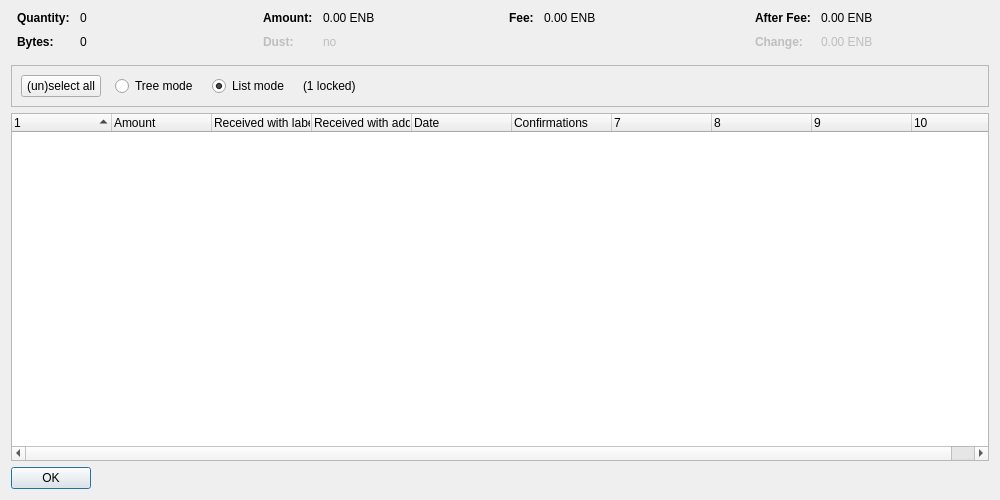
<?xml version="1.0" encoding="UTF-8"?>
<ui version="4.0">
 <class>CoinControlDialog</class>
 <widget class="QDialog" name="CoinControlDialog">
  <property name="geometry">
   <rect>
    <x>0</x>
    <y>0</y>
    <width>1000</width>
    <height>500</height>
   </rect>
  </property>
  <property name="windowTitle">
   <string>Coin Selection</string>
  </property>
  <layout class="QVBoxLayout" name="verticalLayout">
   <item>
    <layout class="QHBoxLayout" name="horizontalLayoutTop" stretch="0,0,0,0">
     <property name="topMargin">
      <number>0</number>
     </property>
     <property name="bottomMargin">
      <number>10</number>
     </property>
     <item>
      <layout class="QFormLayout" name="formLayoutCoinControl1">
       <property name="horizontalSpacing">
        <number>10</number>
       </property>
       <property name="verticalSpacing">
        <number>10</number>
       </property>
       <property name="leftMargin">
        <number>6</number>
       </property>
       <property name="rightMargin">
        <number>6</number>
       </property>
       <item row="0" column="0">
        <widget class="QLabel" name="labelCoinControlQuantityText">
         <property name="font">
          <font>
           <weight>75</weight>
           <bold>true</bold>
          </font>
         </property>
         <property name="text">
          <string>Quantity:</string>
         </property>
        </widget>
       </item>
       <item row="0" column="1">
        <widget class="QLabel" name="labelCoinControlQuantity">
         <property name="cursor">
          <cursorShape>IBeamCursor</cursorShape>
         </property>
         <property name="contextMenuPolicy">
          <enum>Qt::ActionsContextMenu</enum>
         </property>
         <property name="text">
          <string notr="true">0</string>
         </property>
         <property name="textInteractionFlags">
          <set>Qt::LinksAccessibleByMouse|Qt::TextSelectableByKeyboard|Qt::TextSelectableByMouse</set>
         </property>
        </widget>
       </item>
       <item row="1" column="0">
        <widget class="QLabel" name="labelCoinControlBytesText">
         <property name="font">
          <font>
           <weight>75</weight>
           <bold>true</bold>
          </font>
         </property>
         <property name="text">
          <string>Bytes:</string>
         </property>
        </widget>
       </item>
       <item row="1" column="1">
        <widget class="QLabel" name="labelCoinControlBytes">
         <property name="cursor">
          <cursorShape>IBeamCursor</cursorShape>
         </property>
         <property name="contextMenuPolicy">
          <enum>Qt::ActionsContextMenu</enum>
         </property>
         <property name="text">
          <string notr="true">0</string>
         </property>
         <property name="textInteractionFlags">
          <set>Qt::LinksAccessibleByMouse|Qt::TextSelectableByKeyboard|Qt::TextSelectableByMouse</set>
         </property>
        </widget>
       </item>
      </layout>
     </item>
     <item>
      <layout class="QFormLayout" name="formLayoutCoinControl2">
       <property name="horizontalSpacing">
        <number>10</number>
       </property>
       <property name="verticalSpacing">
        <number>10</number>
       </property>
       <property name="leftMargin">
        <number>6</number>
       </property>
       <property name="rightMargin">
        <number>6</number>
       </property>
       <item row="0" column="0">
        <widget class="QLabel" name="labelCoinControlAmountText">
         <property name="font">
          <font>
           <weight>75</weight>
           <bold>true</bold>
          </font>
         </property>
         <property name="text">
          <string>Amount:</string>
         </property>
        </widget>
       </item>
       <item row="0" column="1">
        <widget class="QLabel" name="labelCoinControlAmount">
         <property name="cursor">
          <cursorShape>IBeamCursor</cursorShape>
         </property>
         <property name="contextMenuPolicy">
          <enum>Qt::ActionsContextMenu</enum>
         </property>
         <property name="text">
          <string notr="true">0.00 ENB</string>
         </property>
         <property name="textInteractionFlags">
          <set>Qt::LinksAccessibleByMouse|Qt::TextSelectableByKeyboard|Qt::TextSelectableByMouse</set>
         </property>
        </widget>
       </item>
       <item row="1" column="0">
        <widget class="QLabel" name="labelCoinControlLowOutputText">
         <property name="enabled">
          <bool>false</bool>
         </property>
         <property name="font">
          <font>
           <weight>75</weight>
           <bold>true</bold>
          </font>
         </property>
         <property name="text">
          <string>Dust:</string>
         </property>
        </widget>
       </item>
       <item row="1" column="1">
        <widget class="QLabel" name="labelCoinControlLowOutput">
         <property name="enabled">
          <bool>false</bool>
         </property>
         <property name="cursor">
          <cursorShape>IBeamCursor</cursorShape>
         </property>
         <property name="contextMenuPolicy">
          <enum>Qt::ActionsContextMenu</enum>
         </property>
         <property name="text">
          <string notr="true">no</string>
         </property>
         <property name="textInteractionFlags">
          <set>Qt::LinksAccessibleByMouse|Qt::TextSelectableByKeyboard|Qt::TextSelectableByMouse</set>
         </property>
        </widget>
       </item>
      </layout>
     </item>
     <item>
      <layout class="QFormLayout" name="formLayoutCoinControl3">
       <property name="horizontalSpacing">
        <number>10</number>
       </property>
       <property name="verticalSpacing">
        <number>10</number>
       </property>
       <property name="leftMargin">
        <number>6</number>
       </property>
       <property name="rightMargin">
        <number>6</number>
       </property>
       <item row="0" column="0">
        <widget class="QLabel" name="labelCoinControlFeeText">
         <property name="font">
          <font>
           <weight>75</weight>
           <bold>true</bold>
          </font>
         </property>
         <property name="text">
          <string>Fee:</string>
         </property>
        </widget>
       </item>
       <item row="0" column="1">
        <widget class="QLabel" name="labelCoinControlFee">
         <property name="cursor">
          <cursorShape>IBeamCursor</cursorShape>
         </property>
         <property name="contextMenuPolicy">
          <enum>Qt::ActionsContextMenu</enum>
         </property>
         <property name="text">
          <string notr="true">0.00 ENB</string>
         </property>
         <property name="textInteractionFlags">
          <set>Qt::LinksAccessibleByMouse|Qt::TextSelectableByKeyboard|Qt::TextSelectableByMouse</set>
         </property>
        </widget>
       </item>
      </layout>
     </item>
     <item>
      <layout class="QFormLayout" name="formLayoutCoinControl4">
       <property name="horizontalSpacing">
        <number>10</number>
       </property>
       <property name="verticalSpacing">
        <number>10</number>
       </property>
       <property name="leftMargin">
        <number>6</number>
       </property>
       <property name="rightMargin">
        <number>6</number>
       </property>
       <item row="0" column="0">
        <widget class="QLabel" name="labelCoinControlAfterFeeText">
         <property name="font">
          <font>
           <weight>75</weight>
           <bold>true</bold>
          </font>
         </property>
         <property name="text">
          <string>After Fee:</string>
         </property>
        </widget>
       </item>
       <item row="0" column="1">
        <widget class="QLabel" name="labelCoinControlAfterFee">
         <property name="cursor">
          <cursorShape>IBeamCursor</cursorShape>
         </property>
         <property name="contextMenuPolicy">
          <enum>Qt::ActionsContextMenu</enum>
         </property>
         <property name="text">
          <string notr="true">0.00 ENB</string>
         </property>
         <property name="textInteractionFlags">
          <set>Qt::LinksAccessibleByMouse|Qt::TextSelectableByKeyboard|Qt::TextSelectableByMouse</set>
         </property>
        </widget>
       </item>
       <item row="1" column="0">
        <widget class="QLabel" name="labelCoinControlChangeText">
         <property name="enabled">
          <bool>false</bool>
         </property>
         <property name="font">
          <font>
           <weight>75</weight>
           <bold>true</bold>
          </font>
         </property>
         <property name="text">
          <string>Change:</string>
         </property>
        </widget>
       </item>
       <item row="1" column="1">
        <widget class="QLabel" name="labelCoinControlChange">
         <property name="enabled">
          <bool>false</bool>
         </property>
         <property name="cursor">
          <cursorShape>IBeamCursor</cursorShape>
         </property>
         <property name="contextMenuPolicy">
          <enum>Qt::ActionsContextMenu</enum>
         </property>
         <property name="text">
          <string notr="true">0.00 ENB</string>
         </property>
         <property name="textInteractionFlags">
          <set>Qt::LinksAccessibleByMouse|Qt::TextSelectableByKeyboard|Qt::TextSelectableByMouse</set>
         </property>
        </widget>
       </item>
      </layout>
     </item>
    </layout>
   </item>
   <item>
    <widget class="QFrame" name="frame">
     <property name="minimumSize">
      <size>
       <width>0</width>
       <height>40</height>
      </size>
     </property>
     <property name="frameShape">
      <enum>QFrame::StyledPanel</enum>
     </property>
     <property name="frameShadow">
      <enum>QFrame::Sunken</enum>
     </property>
     <layout class="QHBoxLayout" name="horizontalLayout">
      <item>
       <layout class="QHBoxLayout" name="horizontalLayoutPanel" stretch="0,0,0,0,0">
        <property name="spacing">
         <number>14</number>
        </property>
        <item>
         <widget class="QPushButton" name="pushButtonSelectAll">
          <property name="sizePolicy">
           <sizepolicy hsizetype="Maximum" vsizetype="Fixed">
            <horstretch>0</horstretch>
            <verstretch>0</verstretch>
           </sizepolicy>
          </property>
          <property name="text">
           <string>(un)select all</string>
          </property>
          <property name="autoDefault">
           <bool>false</bool>
          </property>
         </widget>
        </item>
        <item>
         <widget class="QRadioButton" name="radioTreeMode">
          <property name="sizePolicy">
           <sizepolicy hsizetype="Maximum" vsizetype="Fixed">
            <horstretch>0</horstretch>
            <verstretch>0</verstretch>
           </sizepolicy>
          </property>
          <property name="text">
           <string>Tree mode</string>
          </property>
         </widget>
        </item>
        <item>
         <widget class="QRadioButton" name="radioListMode">
          <property name="sizePolicy">
           <sizepolicy hsizetype="Maximum" vsizetype="Fixed">
            <horstretch>0</horstretch>
            <verstretch>0</verstretch>
           </sizepolicy>
          </property>
          <property name="text">
           <string>List mode</string>
          </property>
          <property name="checked">
           <bool>true</bool>
          </property>
         </widget>
        </item>
        <item>
         <widget class="QLabel" name="labelLocked">
          <property name="text">
           <string notr="true">(1 locked)</string>
          </property>
         </widget>
        </item>
        <item>
         <spacer name="horizontalSpacer">
          <property name="orientation">
           <enum>Qt::Horizontal</enum>
          </property>
          <property name="sizeHint" stdset="0">
           <size>
            <width>40</width>
            <height>20</height>
           </size>
          </property>
         </spacer>
        </item>
       </layout>
      </item>
     </layout>
    </widget>
   </item>
   <item>
    <widget class="CoinControlTreeWidget" name="treeWidget">
     <property name="contextMenuPolicy">
      <enum>Qt::CustomContextMenu</enum>
     </property>
     <property name="sortingEnabled">
      <bool>false</bool>
     </property>
     <property name="columnCount">
      <number>10</number>
     </property>
     <attribute name="headerShowSortIndicator" stdset="0">
      <bool>true</bool>
     </attribute>
     <attribute name="headerStretchLastSection">
      <bool>false</bool>
     </attribute>
     <column>
      <property name="text">
       <string/>
      </property>
     </column>
     <column>
      <property name="text">
       <string>Amount</string>
      </property>
     </column>
     <column>
      <property name="text">
       <string>Received with label</string>
      </property>
     </column>
     <column>
      <property name="text">
       <string>Received with address</string>
      </property>
     </column>
     <column>
      <property name="text">
       <string>Date</string>
      </property>
     </column>
     <column>
      <property name="text">
       <string>Confirmations</string>
      </property>
      <property name="toolTip">
       <string>Confirmed</string>
      </property>
     </column>
     <column>
      <property name="text">
       <string/>
      </property>
     </column>
     <column>
      <property name="text">
       <string/>
      </property>
     </column>
     <column>
      <property name="text">
       <string/>
      </property>
     </column>
     <column>
      <property name="text">
       <string/>
      </property>
     </column>
    </widget>
   </item>
   <item>
    <widget class="QDialogButtonBox" name="buttonBox">
     <property name="sizePolicy">
      <sizepolicy hsizetype="Maximum" vsizetype="Fixed">
       <horstretch>0</horstretch>
       <verstretch>0</verstretch>
      </sizepolicy>
     </property>
     <property name="orientation">
      <enum>Qt::Horizontal</enum>
     </property>
     <property name="standardButtons">
      <set>QDialogButtonBox::Ok</set>
     </property>
    </widget>
   </item>
  </layout>
 </widget>
 <customwidgets>
  <customwidget>
   <class>CoinControlTreeWidget</class>
   <extends>QTreeWidget</extends>
   <header>coincontroltreewidget.h</header>
  </customwidget>
 </customwidgets>
 <resources/>
 <connections/>
</ui>
